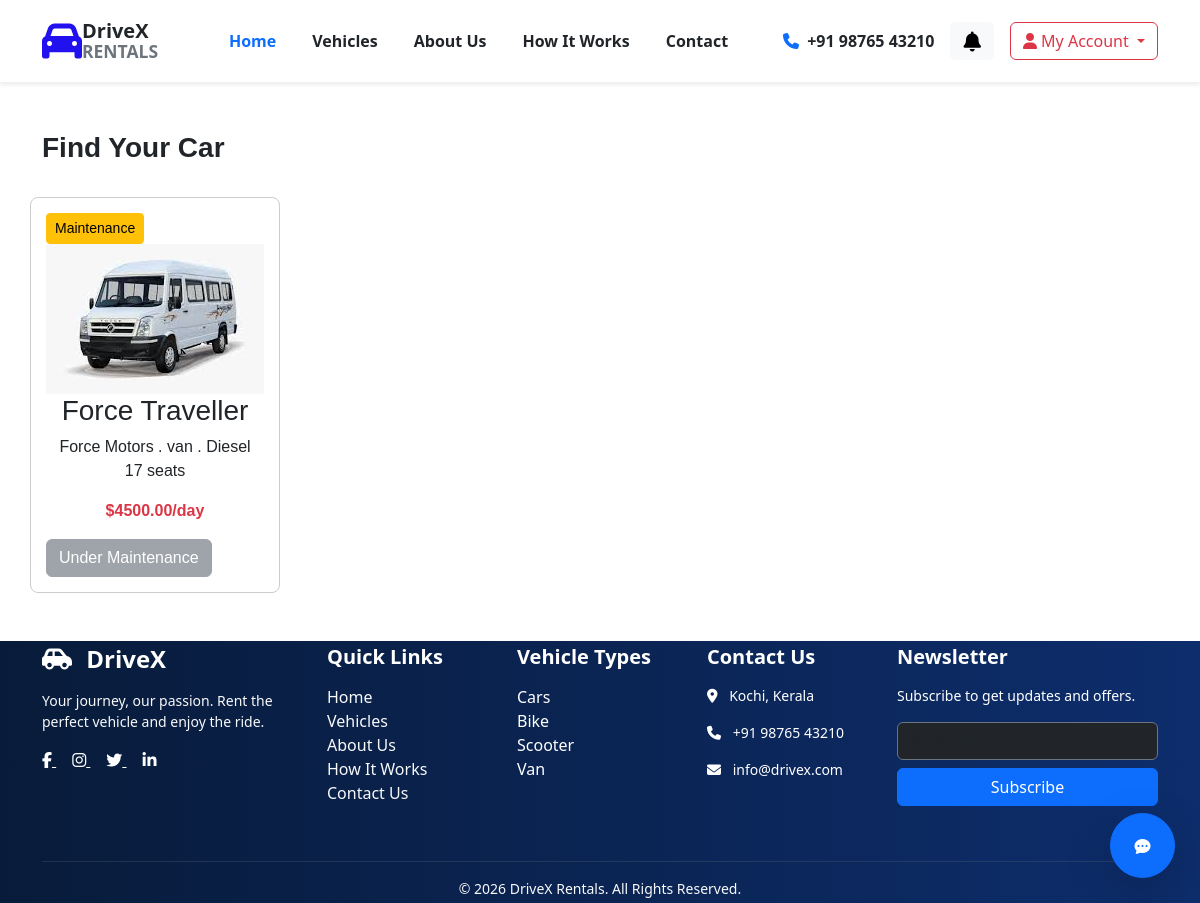
The app's page /rentalapp/vanlist, older data.
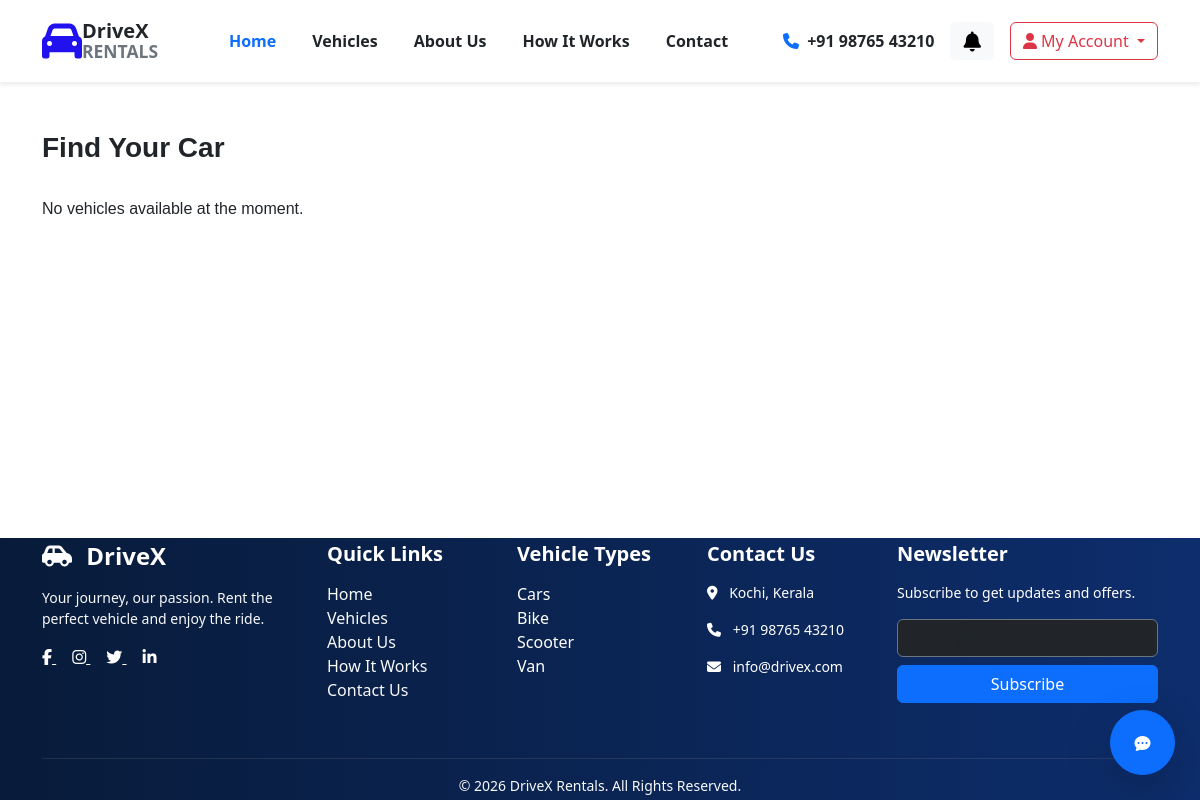
The same page, newer data.
### rental_app/models.py (models this page shows, shortened)
class Vehicle(models.Model):
    STATUS_CHOICES =  (
    ("Available", "Available"),
    ("Maintenance", "Maintenance"),
)
    VEHICLE_TYPES = (('Car', 'Car'),('Bike', 'Bike'),('Scooter', 'Scooter'),('van','van'))
    FUEL_TYPES = (('Petrol', 'Petrol'),('Diesel', 'Diesel'),('Electric', 'Electric'),('Hybrid', 'Hybrid'),)
    vehicle_name = models.CharField(max_length=100)
    brand = models.CharField(max_length=100)
    model = models.CharField(max_length=100)
    year = models.PositiveIntegerField()
    registration_number = models.CharField(max_length=50,unique=True)
    vehicle_type = models.CharField(max_length=50,choices=VEHICLE_TYPES)
    fuel_type = models.CharField(max_length=50,choices=FUEL_TYPES)
    seating_capacity = models.PositiveIntegerField(default=2)
    rent_per_day = models.DecimalField(max_digits=10,decimal_places=2)
    image = models.ImageField(upload_to='vehicles/')
    description = models.TextField()
    status = models.CharField(max_length=20, choices=STATUS_CHOICES, default="Available")
    created_at = models.DateTimeField(auto_now_add=True)

### rental_app/views.py (the view)
# urls.py: path('vanlist',VanListView.as_view(),name='vanlist'),
class VanListView(ListView):
    model = Vehicle
    template_name = "vanlist.html"
    context_object_name = "vehicles"
    def get_queryset(self):
        return Vehicle.objects.filter(vehicle_type='van')

### rental_app/context_processors.py (called while the page is built, shortened)
def notifications(request):
    return {
        "notifications": [],
        "unread_count": 0
    }

### rental_app/templates/vanlist.html
{% extends 'base.html' %}
{% block base %}
<div class="container my-5" style="font-family: 'Poppins', sans-serif;">
    <div class="row justify-content-between g-6 mt-5">
    <div class="d-flex justify-content-between align-items-center mb-4">
        <h2 class="fw-bold text-dark m-0 fs-3">Find Your Car</h2>
    </div>
    <div class="container">
    <div class="row justify-content-between g-6 mt-2">
        {% for vehicle in vehicles %}
            <div class="vehicle-card" style="border: 1px solid #ccc; padding: 15px; border-radius: 8px; width: 250px;">
            <button
                    class="btn btn-sm
                        {% if vehicle.status == 'Available' %}
                        btn-success
                        {% elif vehicle.status == 'Booked' %}
                        btn-danger
                        {% elif vehicle.status == 'Maintenance' %}
                        btn-warning
                        {% endif %}">
                        {{ vehicle.status }}
                </button>
                    <img src="{{ vehicle.image.url }}" alt="{{ vehicle.vehicle_name }}" style="width: 100%; height: 150px; object-fit: cover;">
                <h3 class="text-center">{{ vehicle.vehicle_name }} </h3>
                <p class="text-center">{{vehicle.brand}} .  {{ vehicle.vehicle_type }} . {{ vehicle.fuel_type }}<br> {{ vehicle.seating_capacity }} seats </p>
                 <p class="text-center text-danger fw-bold fa-1x">${{ vehicle.rent_per_day }}/day</p>
                   {% if vehicle.status == "Available" %}
    <a href="{% url 'booking' vehicle.id %}" class="btn btn-primary">
        Book Now
    </a>
{% else %}
    <button class="btn btn-secondary" disabled>
        Under Maintenance
    </button>
{% endif %}
            </div>
        {% empty %}
            <p>No vehicles available at the moment.</p>
        {% endfor %}
    </div>
    </div>
    </div>
    </div>
{% endblock %}

Row changes from the older to the newer data that the page shows:
removed Vehicle: status "Maintenance", image (picture), vehicle_name "Force Traveller", brand "Force Motors", vehicle_type "van", fuel_type "Diesel", seating_capacity "17", rent_per_day "4500.00", shows "Under Maintenance"
Text that changed along with them:
text now shown: "No vehicles available at the moment."
